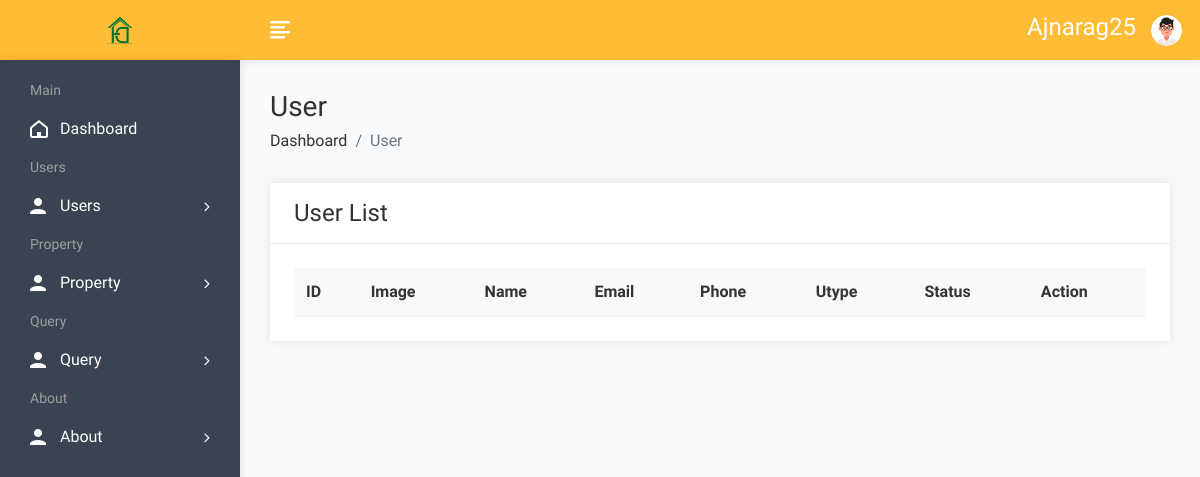
The app's page /admin/userlist.php (signed in), older data.
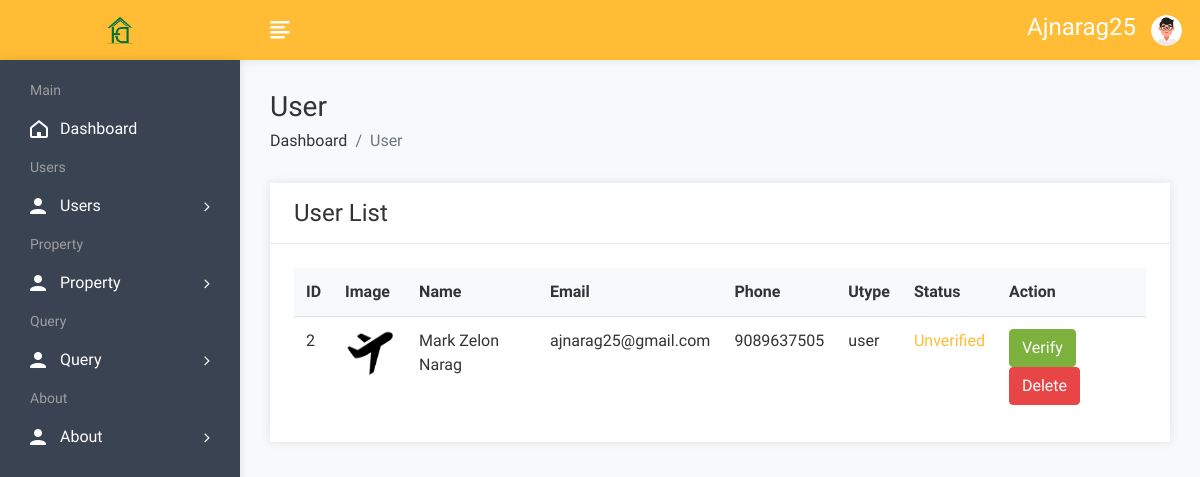
The same page, newer data.
### tables this page shows
CREATE TABLE `user` (
  `uid` int(50) NOT NULL,
  `uname` varchar(100) NOT NULL,
  `uemail` varchar(100) NOT NULL,
  `uphone` varchar(20) NOT NULL,
  `upass` varchar(50) NOT NULL,
  `utype` varchar(50) NOT NULL,
  `uimage` varchar(300) NOT NULL,
  `ustatus` varchar(50) NOT NULL
);

### admin/userlist.php (the view, shortened to what this page needs)
<!DOCTYPE html>
<html lang="en">
<head>
        <link rel="stylesheet" href="assets/css/bootstrap.min.css">
        <link rel="stylesheet" href="assets/css/font-awesome.min.css">
        <link rel="stylesheet" href="assets/css/feathericon.min.css">
		<link rel="stylesheet" href="assets/plugins/datatables/dataTables.bootstrap4.min.css">
		<link rel="stylesheet" href="assets/plugins/datatables/responsive.bootstrap4.min.css">
		<link rel="stylesheet" href="assets/plugins/datatables/select.bootstrap4.min.css">
		<link rel="stylesheet" href="assets/plugins/datatables/buttons.bootstrap4.min.css">
        <link rel="stylesheet" href="assets/css/style.css">
    </head>
    <body>
				<?php include("header.php"); ?>
            <div class="page-wrapper">
                <div class="content container-fluid">
					<div class="page-header">
						<div class="row">
							<div class="col">
								<h3 class="page-title">User</h3>
								<ul class="breadcrumb">
									<li class="breadcrumb-item"><a href="dashboard.php">Dashboard</a></li>
									<li class="breadcrumb-item active">User</li>
								</ul>
							</div>
						</div>
					</div>
					<div class="row">
						<div class="col-sm-12">
							<div class="card">
								<div class="card-header">
									<h4 class="card-title">User List</h4>
								</div>
								<div class="card-body">
									<table id="basic-datatable" class="table">
                                            <thead>
                                                <tr>
                                                    <th>ID</th>
													<th>Image</th>
                                                    <th>Name</th>
                                                    <th>Email</th>
                                                    <th>Phone</th>
                                                    <th>Utype</th>
													<th>Status</th>
                                                    <th>Action</th>
                                                </tr>
                                            </thead>
                                            <tbody>
											<?php
												$query = "SELECT * FROM user WHERE utype = 'user'";
												$result = mysqli_query($conn, $query);
												while ($row = mysqli_fetch_array($result)) {
											?>
                                                <tr>
													<td><?php echo $row['uid'] ?></td>
													<td><img src="user/<?php echo $row['uimage']; ?>" height="50px" width="50px"></td>
                                                    <td><?php echo $row['uname']; ?></td>
                                                    <td><?php echo $row['uemail']; ?></td>
                                                    <td><?php echo $row['uphone']; ?></td>
                                                    <td><?php echo $row['utype']; ?></td>
													<td>
													<?php
													if ($row['ustatus'] == 'Unverified'){
														?>
														<label for="" class="text-warning">Unverified</label>
														<?php
													}else{
														?>
														<label for="" class="text-success">Verified</label>
														<?php
													}
													?>
													</td>
                                                    <td>
													<?php
													if ($row['ustatus'] == 'Unverified'){
														?>
														<button class="btn btn-success"  data-toggle="modal" data-target="#verifyModal<?php echo $row['uid'] ?>">Verify</button>
														<?php
													}else{
														?>
														<button class="btn btn-warning text-white" data-toggle="modal" data-target="#unverifyModal<?php echo $row['uid'] ?>">Unverify</button>
														<?php
													}
													?>
														<button class="btn btn-danger" data-toggle="modal" data-target="#deleteUser<?php echo $row['uid'] ?>">Delete</button>
													</td>
                                                </tr>
                                                <?php
												}
												?>
                                            </tbody>
                                        </table>
								</div>
							</div>
						</div>
					</div>
				</div>
			</div>
    </body>
</html>

Row changes from the older to the newer data that the page shows:
added user: uid "2", uimage (picture), uname "Mark Zelon Narag", uemail "ajnarag25@gmail.com", uphone "9089637505", utype "user", ustatus "Unverified"
